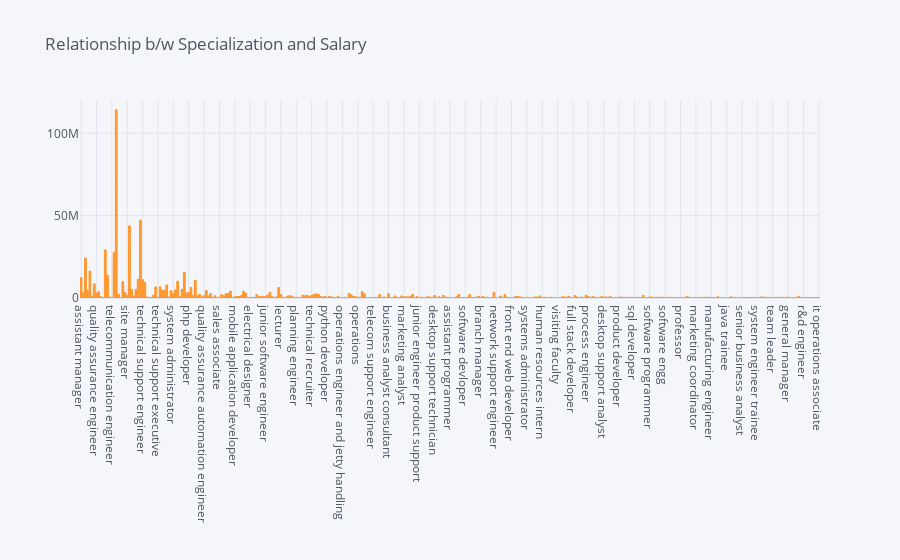

The notebook cell this image was saved under:
### Markdown cell above
##### ReadMe

    * Gender Male has highest Salary at software engineer followed by systems engineer and Software developer
    
    * Gender Female has highest Salary at software engineer followed by systems engineer and software developer

### Code cell
gender_male.iplot(kind='bar',mode ='markers',x='Designation',y='Salary',title='Relationship b/w Specialization and Salary ')

### Figure 1 — Plotly figure (JSON) as saved in the notebook; plotly's stock layout.template omitted (floating-point values rounded to 4 significant figures; data arrays with more than 128 entries replaced by an {"elided": "..."} marker saying what was removed)
{"data": [{"marker": {"color": "rgba(255, 153, 51, 0.6)", "line": {"color": "rgba(255, 153, 51, 1.0)", "width": 1}}, "name": "Salary", "orientation": "v", "text": "", "type": "bar", "x": {"elided": "2470 str values"}, "y": {"elided": "2470 int values"}}], "layout": {"legend": {"bgcolor": "#F5F6F9", "font": {"color": "#4D5663"}}, "paper_bgcolor": "#F5F6F9", "plot_bgcolor": "#F5F6F9", "title": {"font": {"color": "#4D5663"}, "text": "Relationship b/w Specialization and Salary "}, "xaxis": {"gridcolor": "#E1E5ED", "showgrid": true, "tickfont": {"color": "#4D5663"}, "title": {"font": {"color": "#4D5663"}, "text": ""}, "zerolinecolor": "#E1E5ED"}, "yaxis": {"gridcolor": "#E1E5ED", "showgrid": true, "tickfont": {"color": "#4D5663"}, "title": {"font": {"color": "#4D5663"}, "text": ""}, "zerolinecolor": "#E1E5ED"}}}
